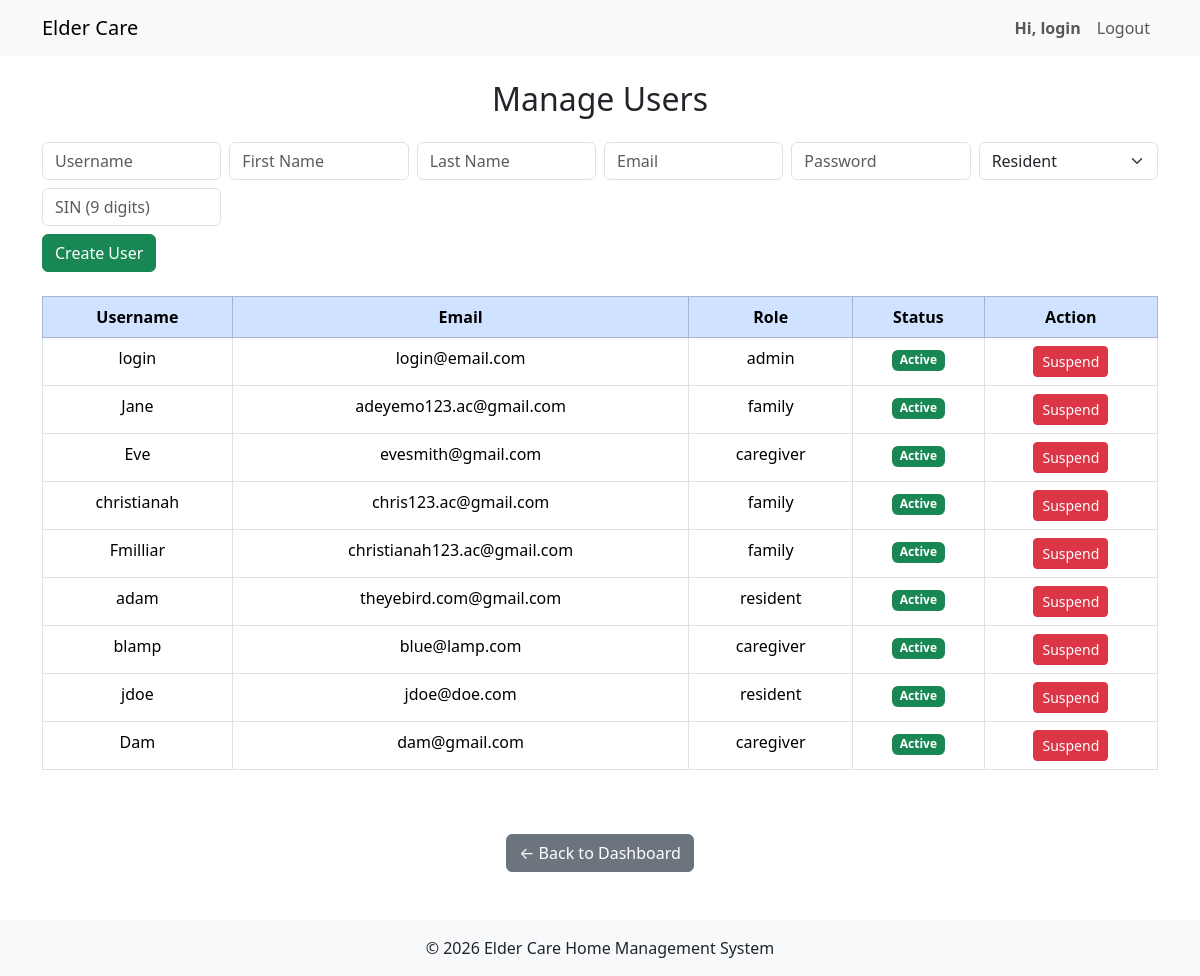
Screenshot of /admin/manage_users.php (signed in) with the database file from the repository.
### tables this page shows
CREATE TABLE `users` (
  `user_id` int(11) NOT NULL,
  `username` varchar(20) NOT NULL,
  `email` text NOT NULL,
  `password_hash` text NOT NULL,
  `role` enum('admin','family','caregiver','resident') NOT NULL DEFAULT 'family',
  `is_verified` tinyint(4) UNSIGNED NOT NULL DEFAULT 0,
  `created_at` timestamp NOT NULL DEFAULT current_timestamp()
);

### admin/manage_users.php (the view, shortened to what this page needs)
<?php
include '../includes/header.php';
$stmt = $conn->query("
    SELECT u.user_id, u.username, u.email, u.role,
           COALESCE(us.status,'active') as status
    FROM users u
    LEFT JOIN user_status us ON u.user_id = us.user_id
");
$users = $stmt->fetchAll();
?>
<div class="container py-4">
    <h2 class="text-center mb-4">Manage Users</h2>
    <form method="POST" class="mb-4 row g-2">
        <div class="col-md-2">
            <input type="text" name="username" class="form-control" placeholder="Username" required>
        </div>
        <div class="col-md-2">
            <input type="text" name="fname" class="form-control" placeholder="First Name" required>
        </div>
        <div class="col-md-2">
            <input type="text" name="lname" class="form-control" placeholder="Last Name" required>
        </div>
        <div class="col-md-2">
            <input type="email" name="email" class="form-control" placeholder="Email" required>
        </div>
        <div class="col-md-2">
            <input type="password" name="password" class="form-control" placeholder="Password" required>
        </div>
        <div class="col-md-2">
            <select name="role" class="form-select" id="roleSelect" required>
                <option value="resident">Resident</option>
            </select>
        </div>
        <div class="col-md-2" id="sinField">
            <input type="text" name="residentSIN" class="form-control"
                   placeholder="SIN (9 digits)" maxlength="9" pattern="[0-9]{9}">
        </div>
        <div class="col-md-12 mt-2">
            <button type="submit" name="create_user" class="btn btn-success">
                Create User
            </button>
        </div>
    </form>
    <table class="table table-bordered text-center">
        <thead class="table-primary">
            <tr>
                <th>Username</th>
                <th>Email</th>
                <th>Role</th>
                <th>Status</th>
                <th>Action</th>
            </tr>
        </thead>
        <tbody>
        <?php foreach ($users as $u): ?>
            <tr class="<?= $u['status']==='suspended'?'table-secondary':'' ?>">
                <td><?= htmlspecialchars($u['username']) ?></td>
                <td><?= htmlspecialchars($u['email']) ?></td>
                <td><?= htmlspecialchars($u['role']) ?></td>
                <td>
                    <span class="badge <?= $u['status']==='active'?'bg-success':'bg-danger' ?>">
                        <?= ucfirst($u['status']) ?>
                    </span>
                </td>
                <td>
                    <form method="POST">
                        <button type="submit" name="toggle_status"
                                class="btn btn-sm <?= $u['status']==='active'?'btn-danger':'btn-success' ?>">
                            <?= $u['status']==='active'?'Suspend':'Unsuspend' ?>
                        </button>
                    </form>
                </td>
            </tr>
        <?php endforeach; ?>
        </tbody>
    </table>
</div>
<div class="text-center mt-4">
    <a href="dashboard.php" class="btn btn-secondary">← Back to Dashboard</a>
</div>
<?php include '../includes/footer.php'; ?>

### includes/header.php (shortened to what this page needs)
<?php
$username = $_SESSION['username'] ?? '';
?>
<!doctype html>
<html lang="en">
  <head>
    <link href="https://cdn.jsdelivr.net/npm/bootstrap@5.3.8/dist/css/bootstrap.min.css" rel="stylesheet">
    <link rel="stylesheet" href="../assets/css/styles.css">
  </head>
 <body class="d-flex flex-column min-vh-100">
    <nav class="navbar navbar-expand-lg navbar-light bg-light">
    <div class="container">
        <a class="navbar-brand" href="<?= BASE_URL ?>">Elder Care</a>
        <div class="collapse navbar-collapse" id="navbarNav">
            <ul class="navbar-nav ms-auto">
                <?php if (isset($_SESSION['user_id'])): ?>
                    <li class="nav-item">
                        <a style="font-weight: bold;" class="nav-link">Hi, <?php echo htmlspecialchars($username); ?></a>
                    </li>
                    <li class="nav-item">
                        <a class="nav-link"  href="<?= BASE_URL ?>logout.php">Logout</a>
                    </li>
                <?php endif; ?>
            </ul>
        </div>
    </nav>
    <main class="flex-fill">

### includes/footer.php (shortened to what this page needs)
</main>
<footer class="bg-light text-center py-3 mt-5">
    <div class="container">
        <p class="mb-0">&copy; 2026 Elder Care Home Management System</p>
    </div>
</footer>
</body>
</html>

### rows the page displays
users: username "login", email "login@email.com", role "admin", status "Active"
users: username "Jane", email "adeyemo123.ac@gmail.com", role "family", status "Active"
users: username "Eve", email "evesmith@gmail.com", role "caregiver", status "Active"
users: username "christianah", email "chris123.ac@gmail.com", role "family", status "Active"
users: username "Fmilliar", email "christianah123.ac@gmail.com", role "family", status "Active"
users: username "adam", email "theyebird.com@gmail.com", role "resident", status "Active"
users: username "blamp", email "blue@lamp.com", role "caregiver", status "Active"
users: username "jdoe", email "jdoe@doe.com", role "resident", status "Active"
users: username "Dam", email "dam@gmail.com", role "caregiver", status "Active"

### other values shown
$username "login"
